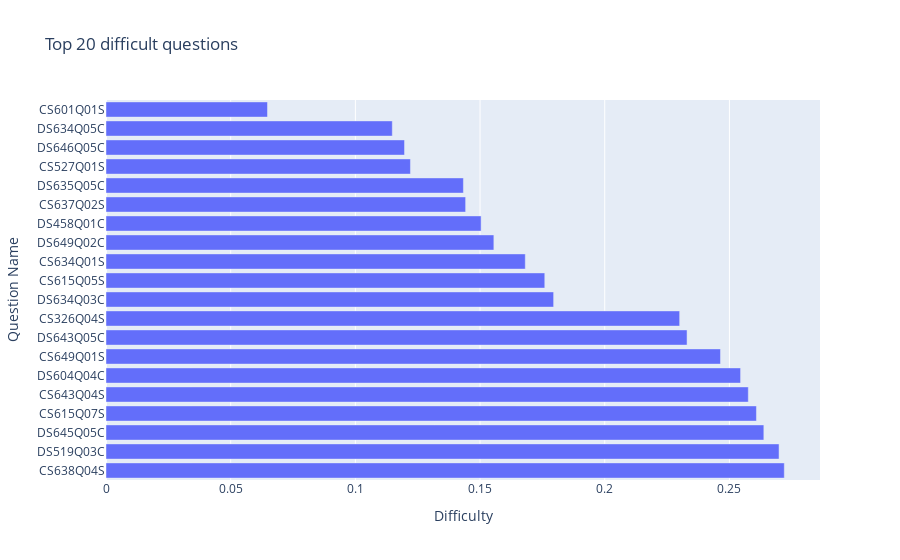

The notebook cell saved with this chart:
### Code cell
q_bottom20 = df_difficulty.nsmallest(20)
fig = px.bar(
    q_bottom20.iloc[::-1], 
    labels={"value": "Difficulty", "index": "Question Name"},
    orientation='h',
    title="Top 20 difficult questions"
)
fig.update_layout(showlegend=False)
fig.show()

### Figure 1 — Plotly figure (JSON) as saved in the notebook; plotly's stock layout.template omitted (floating-point values rounded to 4 significant figures)
{"data": [{"alignmentgroup": "True", "hovertemplate": "variable=0<br>Difficulty=%{x}<br>Question Name=%{y}<extra></extra>", "legendgroup": "0", "marker": {"color": "#636efa", "pattern": {"shape": ""}}, "name": "0", "offsetgroup": "0", "orientation": "h", "showlegend": true, "textposition": "auto", "type": "bar", "x": [0.272, 0.2699, 0.2638, 0.2608, 0.2576, 0.2545, 0.2464, 0.233, 0.23, 0.1795, 0.176, 0.1681, 0.1555, 0.1504, 0.1442, 0.1433, 0.1221, 0.1197, 0.1148, 0.06476], "xaxis": "x", "y": ["CS638Q04S", "DS519Q03C", "DS645Q05C", "CS615Q07S", "CS643Q04S", "DS604Q04C", "CS649Q01S", "DS643Q05C", "CS326Q04S", "DS634Q03C", "CS615Q05S", "CS634Q01S", "DS649Q02C", "DS458Q01C", "CS637Q02S", "DS635Q05C", "CS527Q01S", "DS646Q05C", "DS634Q05C", "CS601Q01S"], "yaxis": "y"}], "layout": {"barmode": "relative", "legend": {"title": {"text": "variable"}, "tracegroupgap": 0}, "showlegend": false, "title": {"text": "Top 20 difficult questions"}, "xaxis": {"anchor": "y", "domain": [0, 1], "title": {"text": "Difficulty"}}, "yaxis": {"anchor": "x", "domain": [0, 1], "title": {"text": "Question Name"}}}}
